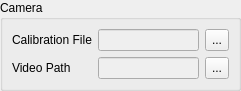
<?xml version="1.0" encoding="UTF-8"?>
<ui version="4.0">
 <class>CameraBox</class>
 <widget class="QWidget" name="CameraBox">
  <property name="geometry">
   <rect>
    <x>0</x>
    <y>0</y>
    <width>241</width>
    <height>91</height>
   </rect>
  </property>
  <property name="windowTitle">
   <string>Form</string>
  </property>
  <layout class="QGridLayout" name="gridLayout">
   <property name="leftMargin">
    <number>0</number>
   </property>
   <property name="topMargin">
    <number>0</number>
   </property>
   <property name="rightMargin">
    <number>0</number>
   </property>
   <property name="bottomMargin">
    <number>0</number>
   </property>
   <property name="spacing">
    <number>0</number>
   </property>
   <item row="0" column="0">
    <widget class="QGroupBox" name="groupBox_Camera">
     <property name="title">
      <string>Camera</string>
     </property>
     <layout class="QGridLayout" name="gridLayout_7">
      <item row="0" column="0">
       <widget class="QLabel" name="label_1">
        <property name="text">
         <string>Calibration File</string>
        </property>
       </widget>
      </item>
      <item row="0" column="1">
       <widget class="QLineEdit" name="lineEdit_MayaCam">
        <property name="enabled">
         <bool>false</bool>
        </property>
        <property name="sizePolicy">
         <sizepolicy hsizetype="Expanding" vsizetype="Preferred">
          <horstretch>0</horstretch>
          <verstretch>0</verstretch>
         </sizepolicy>
        </property>
       </widget>
      </item>
      <item row="0" column="2">
       <widget class="QToolButton" name="toolButton_MayaCam">
        <property name="sizePolicy">
         <sizepolicy hsizetype="Fixed" vsizetype="Preferred">
          <horstretch>0</horstretch>
          <verstretch>0</verstretch>
         </sizepolicy>
        </property>
        <property name="text">
         <string>...</string>
        </property>
       </widget>
      </item>
      <item row="1" column="0">
       <widget class="QLabel" name="label_2">
        <property name="text">
         <string>Video Path</string>
        </property>
       </widget>
      </item>
      <item row="1" column="1">
       <widget class="QLineEdit" name="lineEdit_VideoPath">
        <property name="enabled">
         <bool>false</bool>
        </property>
        <property name="sizePolicy">
         <sizepolicy hsizetype="Expanding" vsizetype="Preferred">
          <horstretch>0</horstretch>
          <verstretch>0</verstretch>
         </sizepolicy>
        </property>
       </widget>
      </item>
      <item row="1" column="2">
       <widget class="QToolButton" name="toolButton_VideoPath">
        <property name="sizePolicy">
         <sizepolicy hsizetype="Fixed" vsizetype="Preferred">
          <horstretch>0</horstretch>
          <verstretch>0</verstretch>
         </sizepolicy>
        </property>
        <property name="text">
         <string>...</string>
        </property>
       </widget>
      </item>
     </layout>
    </widget>
   </item>
  </layout>
 </widget>
 <resources/>
 <connections/>
</ui>
